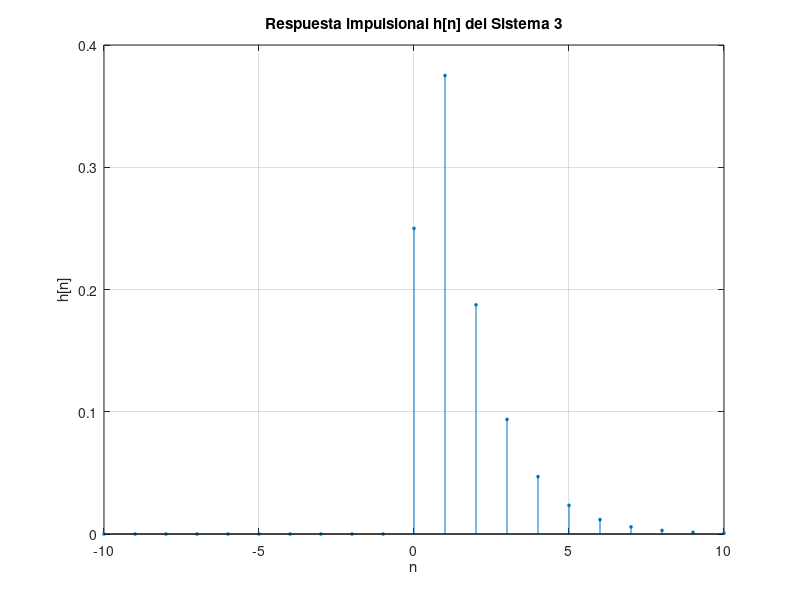

Reproduce this figure in MATLAB.
%%respuesta impulsional del sistema 3

 %defino cuantas muestras de h quiero en la grafica
N = 10;
L = -N:N;
h = zeros(size(L));

for k = 1:length(L)
  n = L(k)

  if n == 0

    h(k) = 1/4;

  elseif n>0

    h(k) = (3/8) * (1/2)^(n-1);

  end
 end


 %grafica
figure;
stem(L , h, 'filled', 'MarkerSize', 2);
grid on;
xlabel('n');
ylabel('h[n]');
title('Respuesta impulsional h[n] del Sistema 3');

%%respuesta en frecuencia del sistema 3

